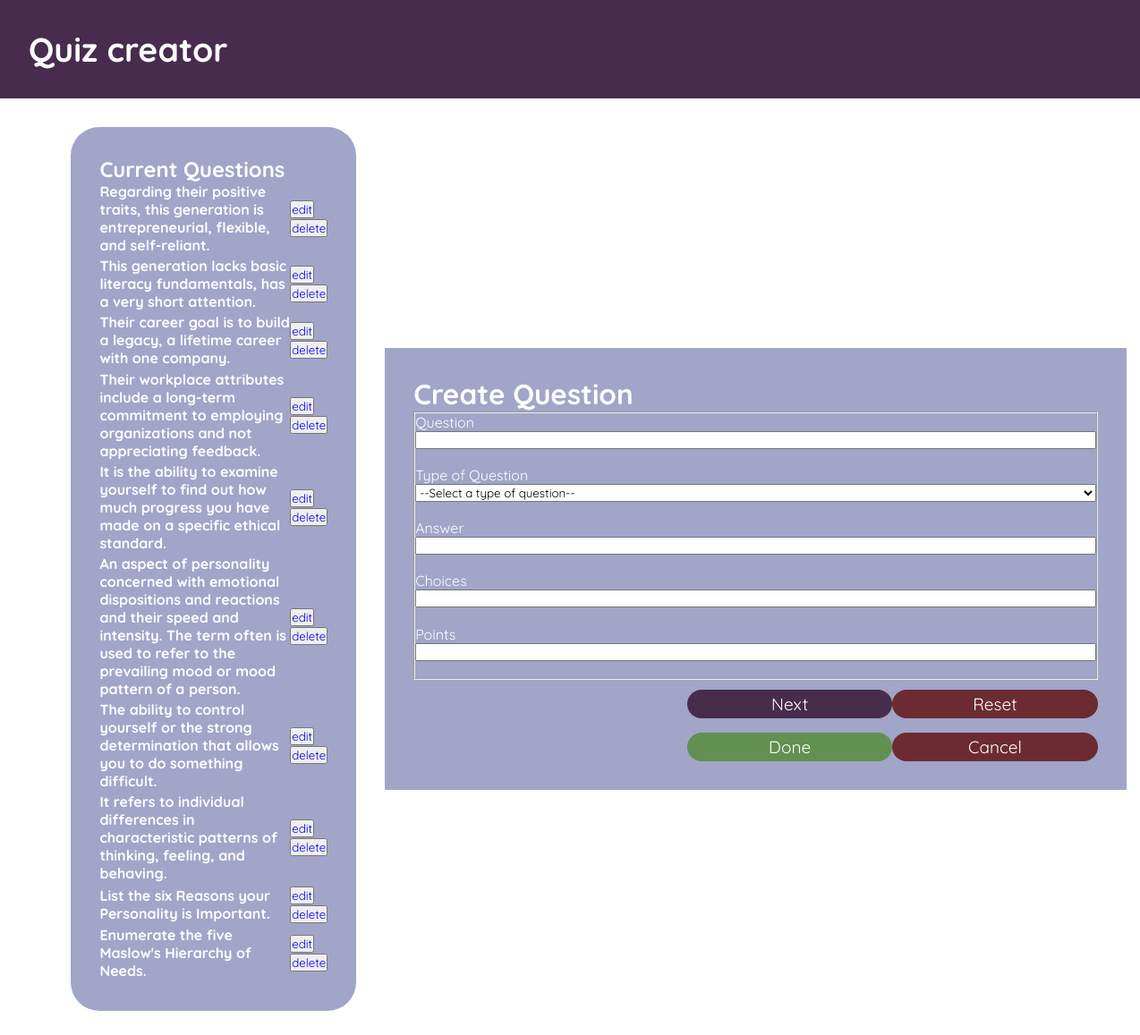
Screenshot of /teachermodule/teacherCreateQuestions.php?quiz_code=pdqs001 with the database file from the repository.
### tables this page shows
CREATE TABLE IF NOT EXISTS `quiz_inventory` (
  `quiz_code` varchar(45) DEFAULT NULL,
  `type_of_quiz` text,
  `question` text,
  `choices` text,
  `answer` text,
  `points` int(11) DEFAULT NULL
);

### teachermodule/rQuestions.php (the view, shortened to what this page needs)
<?php
    include "config.php";
    $sql = "SELECT `question` FROM `quiz_inventory` WHERE `quiz_code` = '" . $_SESSION['quiz_code'] . "'";
    $result = mysqli_query($connection, $sql);
    while ($row = $result->fetch_assoc()) {
        echo "<div>";
        echo "<h4>". $row['question'] . "</h4>";
        echo "<div>";
        echo "<button class='editQuestion'><a href='teacherEditQuestion.php?quiz_code=" . $_SESSION['quiz_code'] . "&question=". $row['question'] . "'> edit </a></button>";
        echo "<button class='Delete'><a onClick=\"javascript: return confirm('Are you sure you want to delete?');\" href='dQuestion.php?quiz_code=" . $_SESSION['quiz_code'] . "&question=" . $row['question'] . "'>delete</a></button>";
        echo "</div>";
        echo "</div>";
    }
?>

### teachermodule/styles/teacherCreateQuiz.css (style rules this page uses)
* { margin: 0; padding: 0; list-style: none; text-decoration: none; font-family: var(--fnt-Quicksand); }
body { display: flex; flex-direction: column; height: 100vh; }
main > :nth-child(2) > section-left > div > * { display: flex; align-items: center; justify-content: space-between; margin-bottom: 0.2rem; }

### rows the page displays
quiz_inventory: question "Regarding their positive traits, this generation is entrepreneurial, flexible, and self-reliant."
quiz_inventory: question "This generation lacks basic literacy fundamentals, has a very short attention."
quiz_inventory: question "Their career goal is to build a legacy, a lifetime career with one company."
quiz_inventory: question "Their workplace attributes include a long-term commitment to employing organizations and not appreciating feedback."
quiz_inventory: question "It is the ability to examine yourself to find out how much progress you have made on a specific ethical standard."
quiz_inventory: question "An aspect of personality concerned with emotional dispositions and reactions and their speed and intensity. The term often is used to refer to the prevailing mood or mood pattern of a person."
quiz_inventory: question "The ability to control yourself or the strong determination that allows you to do something difficult."
quiz_inventory: question "It refers to individual differences in characteristic patterns of thinking, feeling, and behaving."
quiz_inventory: question "List the six Reasons your Personality is Important."
quiz_inventory: question "Enumerate the five Maslow's Hierarchy of Needs."
